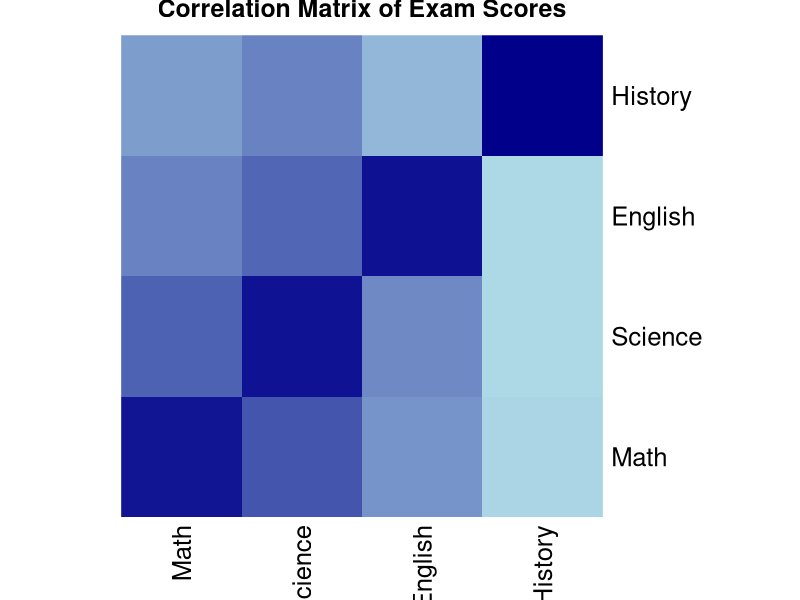

The R source for this figure:
subjects <- c("Math", "Science", "English", "History")
correlation_matrix <- matrix(c(1.0, 0.8, 0.6, 0.4,
                               0.8, 1.0, 0.7, 0.5,
                               0.6, 0.7, 1.0, 0.3,
                               0.4, 0.5, 0.3, 1.0), 
                             nrow = 4, byrow = TRUE)
heatmap(correlation_matrix, 
        Rowv = NA, Colv = NA,
        col = colorRampPalette(c("lightblue", "darkblue"))(100),
        main = "Correlation Matrix of Exam Scores",
        labRow = subjects, labCol = subjects)  